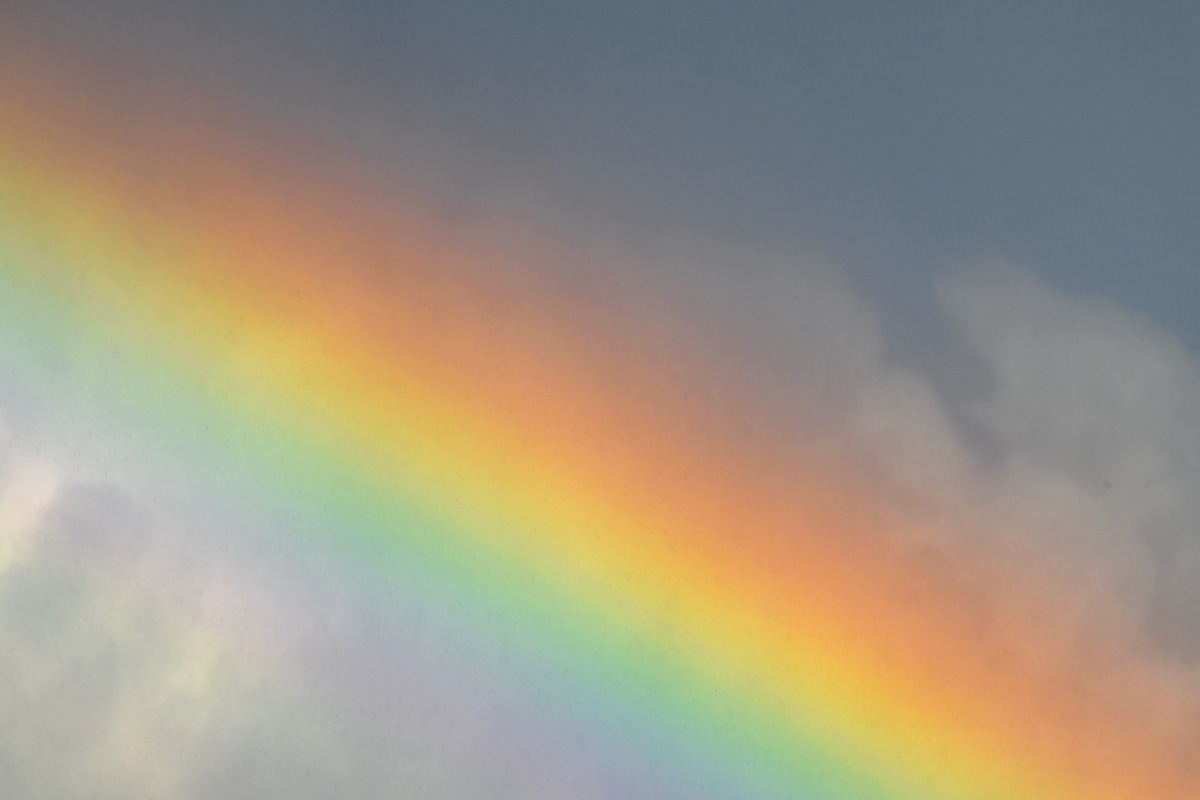
#> input picture lab_2/IMG_INTRO/B02.jpg, 1200 x 800 px
$ python zadanie3.py
#> lines starting #> are read from the running program, lines starting #| are printed output that depends on the picture
import cv2
import matplotlib.pyplot as plt
import pandas as pd


def process_image(img):
    O = img.copy()
    R1 = img.copy()
    R2 = img.copy()
    G1 = img.copy()
    G2 = img.copy()
    B1 = img.copy()
    B2 = img.copy()

    R = img[:, :, 0]
    G = img[:, :, 1]
    B = img[:, :, 2]

    Y1 = 0.299 * R + 0.587 * G + 0.114 * B
    Y2 = 0.2126 * R + 0.7152 * G + 0.0722 * B

    R1 = R1[:, :, 0]
    G1 = G1[:, :, 1]
    B1 = B1[:, :, 2]

    R2[:, :, 1:3] = 0
    G2[:, :, [0, 2]] = 0
    B2[:, :, 0:2] = 0

    fig, axs = plt.subplots(3, 3, figsize=(15, 15))

    axs[0, 0].imshow(O)
    axs[0, 1].imshow(Y1, cmap="gray")
    axs[0, 2].imshow(Y2, cmap="gray")

    axs[1, 0].imshow(R1, cmap="gray")
    axs[1, 1].imshow(G1, cmap="gray")
    axs[1, 2].imshow(B1, cmap="gray")

    axs[2, 0].imshow(R2)
    axs[2, 1].imshow(G2)
    axs[2, 2].imshow(B2)

    return fig


format = "jpg"
input_dir = "IMG_INTRO/"
output_dir = "zadanie_3_img"
df = pd.DataFrame(
    data={
        "Filename": ["B02.jpg"],
        "Grayscale": [False],
        "Fragments": [
            [[200, 200, 400, 400], [400, 400, 600, 600]],
        ],
    }
)


for index, row in df.iterrows():
    img = cv2.imread(input_dir + row["Filename"])
#> img is the input picture: shape (800, 1200, 3); mean B, G, R 131.9, 150.3, 159.6
    img = cv2.cvtColor(img, cv2.COLOR_BGR2RGB)

    if row["Grayscale"]:
        pass
    else:
        if row["Fragments"] is not None:
            for f in row["Fragments"]:
                print(f)
                fragment = img[f[0] : f[2], f[1] : f[3]].copy()

                # operacje
                fig = process_image(fragment)

                plt.savefig(
                    f"{output_dir}/{row['Filename']}_fragment_{f[0]}_{f[1]}_{f[2]}_{f[3]}.{format}"
                )
#> this loop made 2 passes
#> pass 1, `fragment = img[f[0] : f[2], f[1] : f[3]].copy()`:
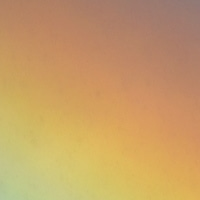
#> fragment: shape (200, 200, 3); mean R, G, B 199.5, 157.9, 102
#> pass 1, in process_image, `R = img[:, :, 0]`:
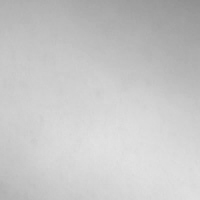
#> R: shape (200, 200); min 145, max 226, mean 199.5
#> pass 1, in process_image, `G = img[:, :, 1]`:
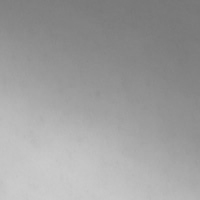
#> G: shape (200, 200); min 119, max 205, mean 157.9
#> pass 1, in process_image, `B = img[:, :, 2]`:
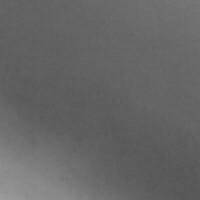
#> B: shape (200, 200); min 86, max 157, mean 102
#> pass 1, `plt.savefig( f"{output_dir}/{row['Filename']}_fragment_{f[0]}_{f[1]}_{..`:
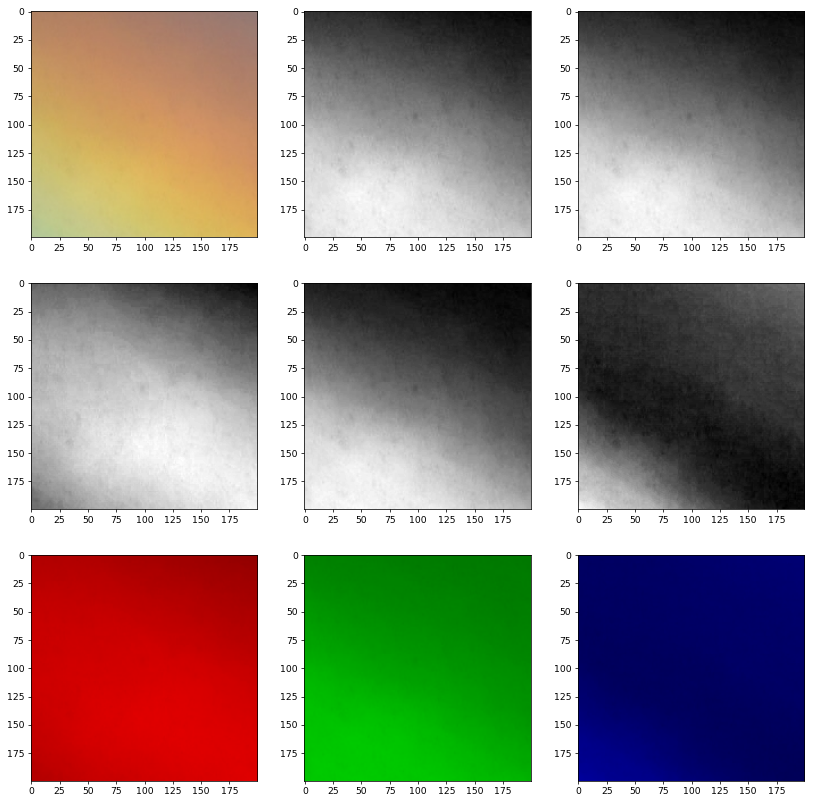
#> figure drawn by matplotlib, 9 panels
#> pass 2, `plt.savefig( f"{output_dir}/{row['Filename']}_fragment_{f[0]}_{f[1]}_{..`:
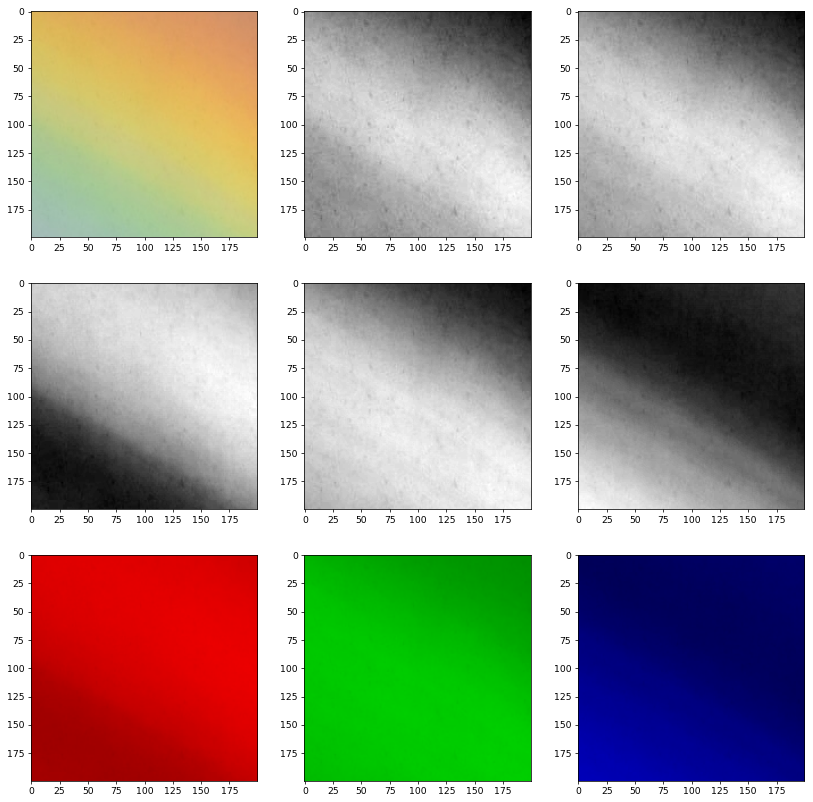
#> figure drawn by matplotlib, 9 panels
#> after the loop:
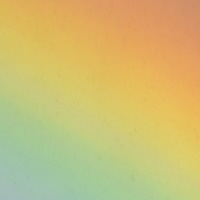
#> fragment: shape (200, 200, 3); mean R, G, B 205.5, 189.1, 116.1
